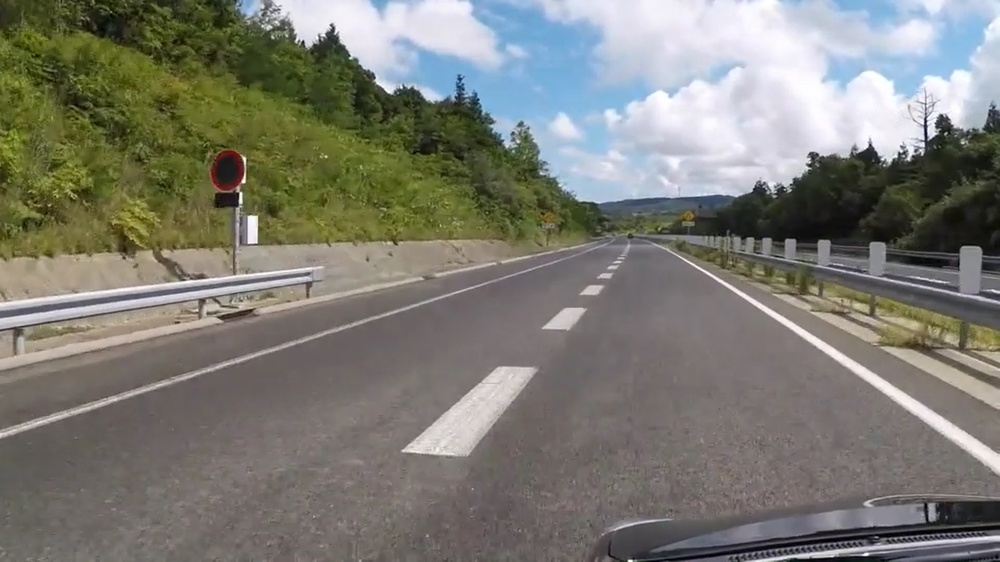
#> input picture data/test_image/road.jpg, 1000 x 562 px, shrunk from 1920 x 1080 before the run, given in place of video.mp4, which was not available
$ python main.py
#> lines starting #> are read from the running program, lines starting #| are printed output that depends on the picture; after the words box and inside, x2 and y2 are one past the last pixel; in counts of white or black regions, pixels touching at a corner belong together; pictures that were not available may be replaced by others from this repository, and a replacement may not be noted
#> further down, frame is the input picture: shape (562, 1000, 3); mean B, G, R 115.6, 124, 124.5
# imports
import numpy as np
import matplotlib.pylab as plt
import cv2

def region_of_interest(img, vertices):
    mask = np.zeros_like(img)
    # channel_count = image.shape[2]
    # match_mask_color = (255,) * channel_count # for rgb image only
    match_mask_color = 255
    cv2.fillPoly(mask, vertices, match_mask_color)
    masked_image = cv2.bitwise_and(img, mask)
    return masked_image

def draw_the_line(img, lines):
    img = np.copy(img)
    blnk_img = np.zeros((img.shape[0], img.shape[1], 3), dtype=np.uint8)
    for line in lines:
        for x1, y1, x2, y2 in line:
            cv2.line(blnk_img, (x1, y1), (x2, y2), (0,0,255), thickness=5)
    img = cv2.addWeighted(img, 0.8, blnk_img, 1, 0.0)
    return img


# image = cv2.imread('data/test_image/road.jpg')   # converting to opcv obj
# image = cv2.cvtColor(image, cv2.COLOR_BGR2RGB)

def process(image):
    # values for the data
    # print(image.shape) # to get resolution
    height = image.shape[0]  # height
#> height = 562
    width = image.shape[1]  # width
#> width = 1000
    '''
    defining region of interest for the data.
    adjusting height and width.
    as the lane is in right path, we can expect to follow the lines in the right side of the frame,
    thus using 3/4 & 1/4 ratio for our interest area tupple.
    '''
    region_of_interest_vertices = [(0, height), (3*width / 4, height / 4), (width, height)]
#> region_of_interest_vertices = [(0, 562), (750, 140.5), (1000, 562)]

    gray_image = cv2.cvtColor(image, cv2.COLOR_RGB2GRAY)
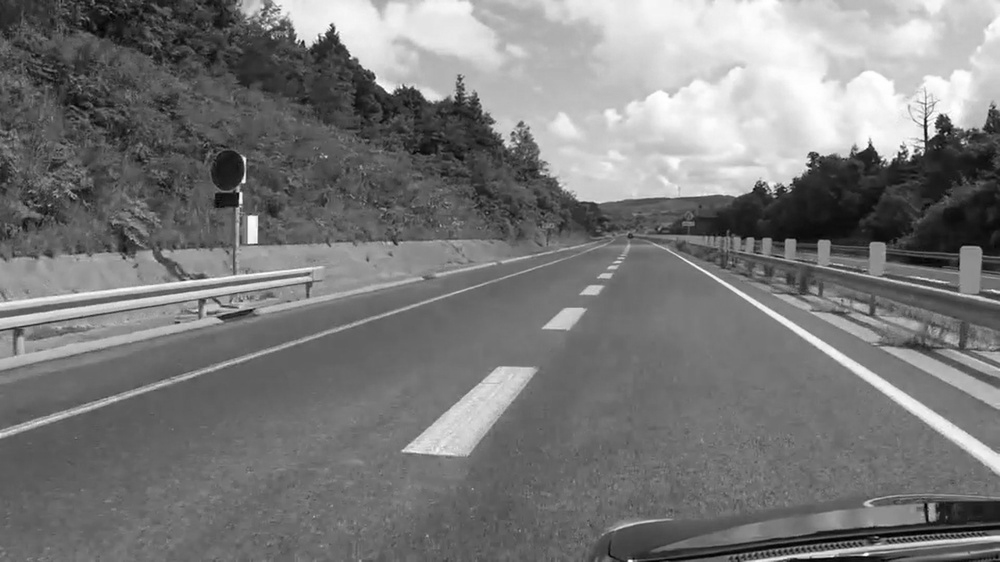
#> gray_image: shape (562, 1000); min 0, max 255, mean 121.6
    canny_image = cv2.Canny(gray_image, 200, 200)
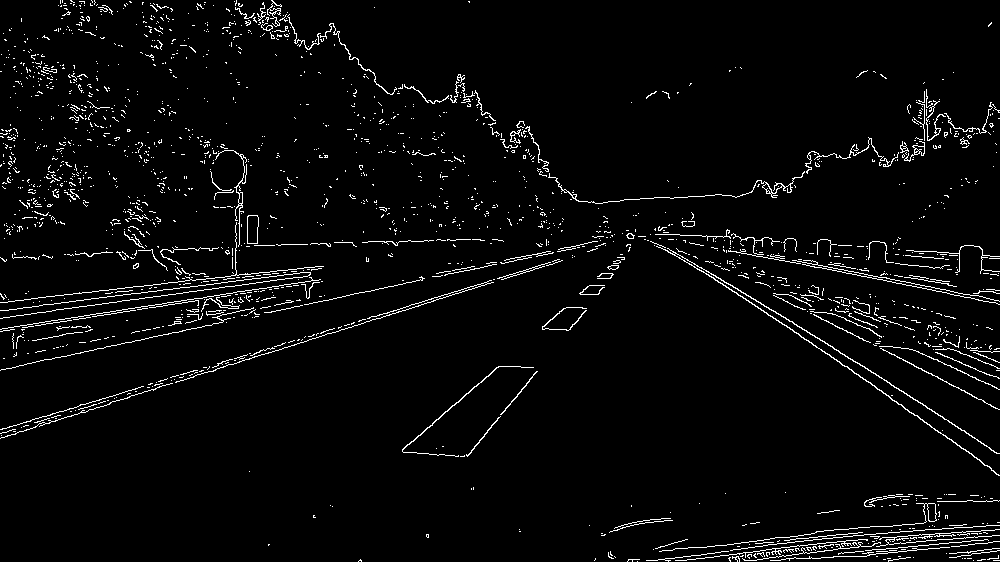
#> canny_image: shape (562, 1000); 3.5% white in thin lines or dots
    cropped_image = region_of_interest(canny_image, np.array([region_of_interest_vertices], np.int32), )
#> in region_of_interest, `cv2.fillPoly(mask, vertices, match_mask_color)`:
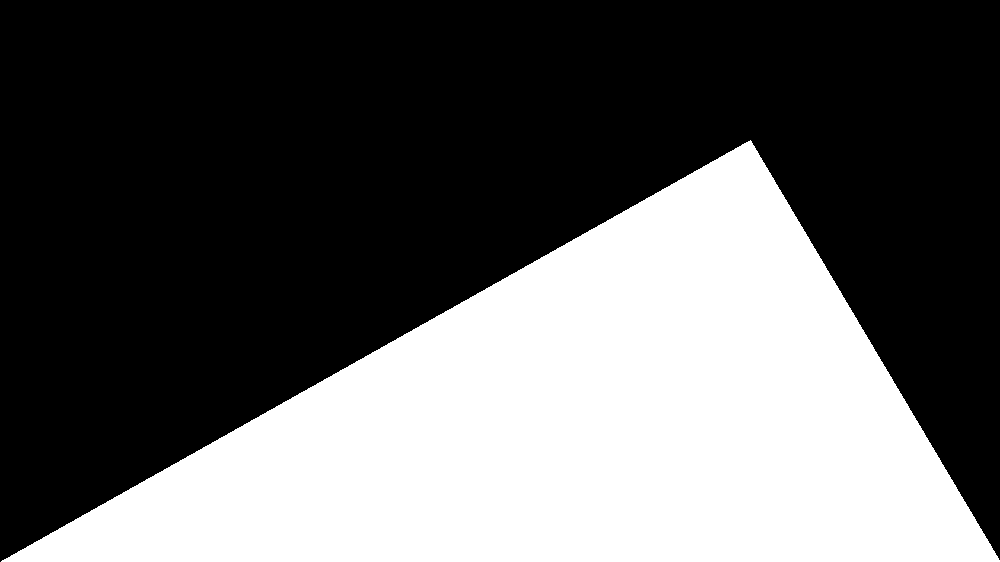
#> mask: shape (562, 1000); 37.6% white; 1 white region, box (x1, y1, x2, y2) and area: (1, 140, 1000, 562) 211287
#> in region_of_interest, `masked_image = cv2.bitwise_and(img, mask)`:
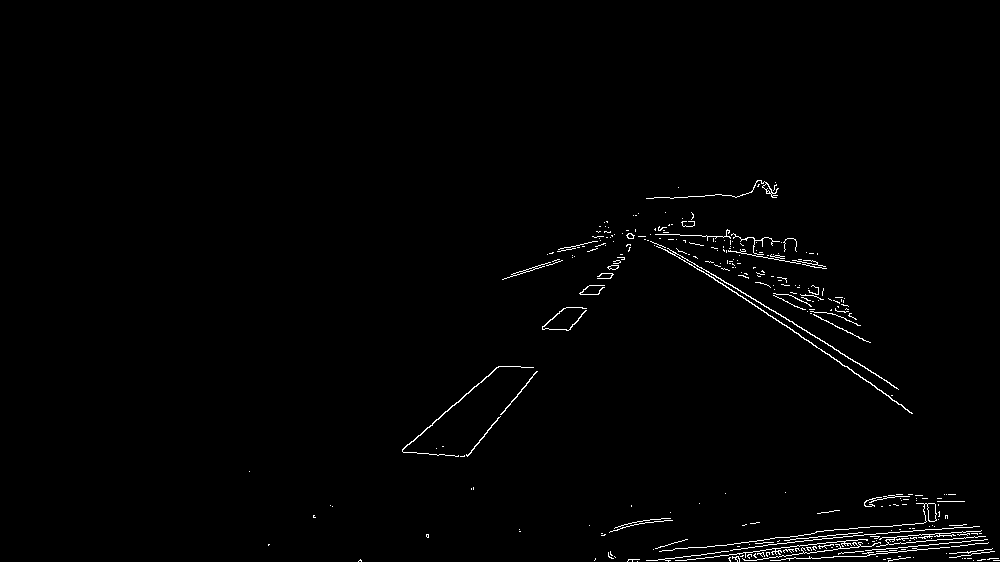
#> masked_image: shape (562, 1000); 1.1% white in thin lines or dots, all inside (x1, y1, x2, y2) = (249, 180, 1000, 562)
    lines = cv2.HoughLinesP(cropped_image,
                            rho=6,
                            theta=np.pi/60,
                            threshold=150,
                            lines=np.array([]),
                            minLineLength=25,
                            maxLineGap=40)
#> lines = 65 rows, first 6: [728, 558, 971, 533], [637, 561, 714, 553], [642, 236, 714, 278], [673, 549, 714, 546], [778, 560, 986, 539], [737, 546, 786, 543]
    image_with_lines = draw_the_line(image, lines)
#> the loop in draw_the_line, `for line in lines:` made 65 passes
#> line on passes 1 to 12: [[728, 558, 971, 533]], [[637, 561, 714, 553]], [[642, 236, 714, 278]], [[673, 549, 714, 546]], [[778, 560, 986, 539]], [[737, 546, 786, 543]], [[725, 545, 887, 553]], [[655, 234, 758, 308]], [[784, 537, 916, 550]], [[402, 451, 474, 386]], [[793, 542, 947, 518]], [[844, 542, 922, 534]]
#> after the loop in draw_the_line, `for line in lines:`:
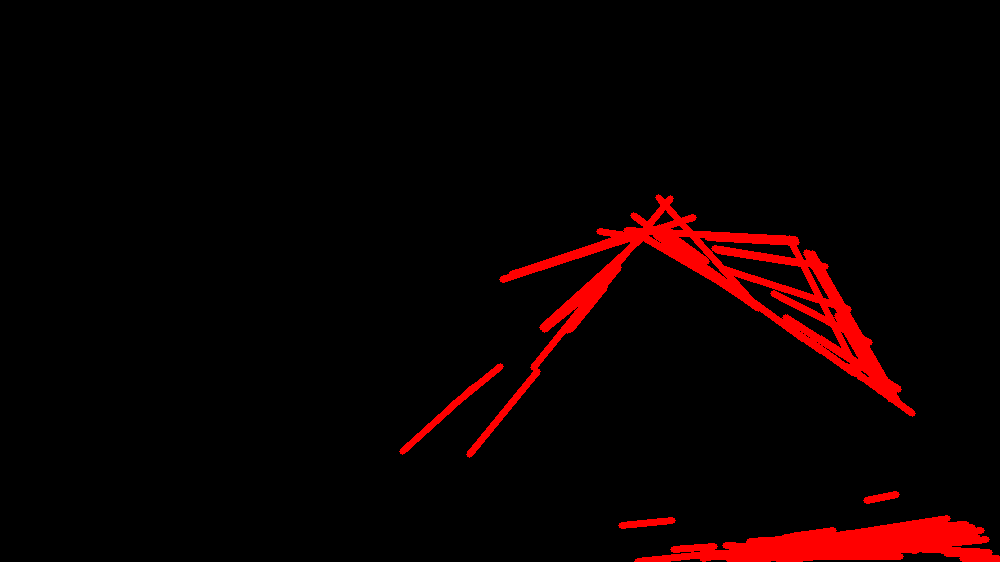
#> blnk_img: shape (562, 1000, 3); mean of channels 0, 1, 2 0, 0, 12.3; drawn as B, G, R
#> in draw_the_line, `img = cv2.addWeighted(img, 0.8, blnk_img, 1, 0.0)`:
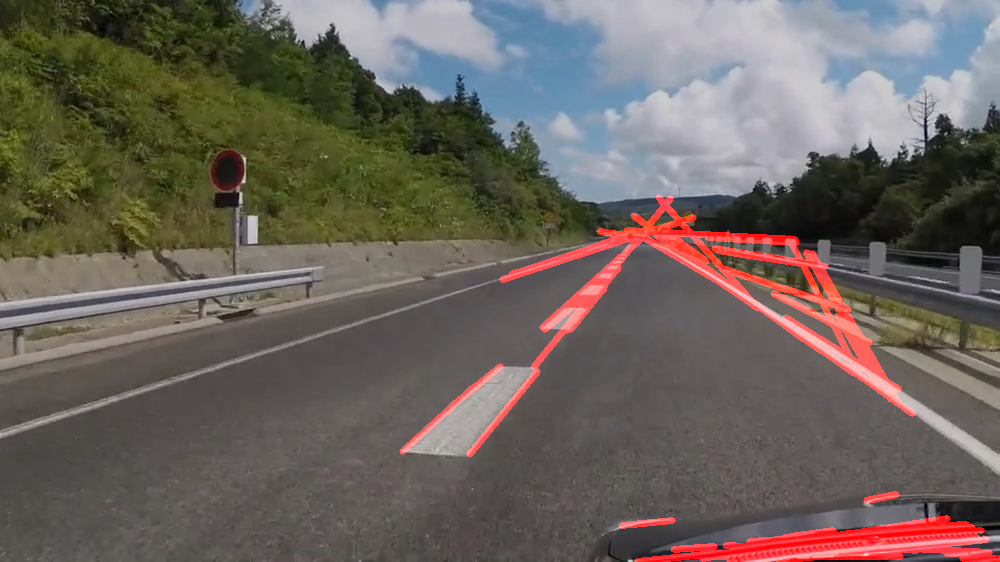
#> img: shape (562, 1000, 3); mean B, G, R 92.5, 99.2, 107.4
    # plt.imshow(image_with_lines)
    # plt.show()
    return image_with_lines


cap = cv2.VideoCapture('data/video/video.mp4') # reading video file
while(cap.isOpened):
    ret, frame = cap.read()
    frame = process(frame)
    cv2.imshow('vid_frame', frame)
    if cv2.waitKey(1) & 0xFF == ord('b'):
#> (key Esc is pressed here)
        break

cap.release()
cv2.destroyWindow(winname='vid_frame')
